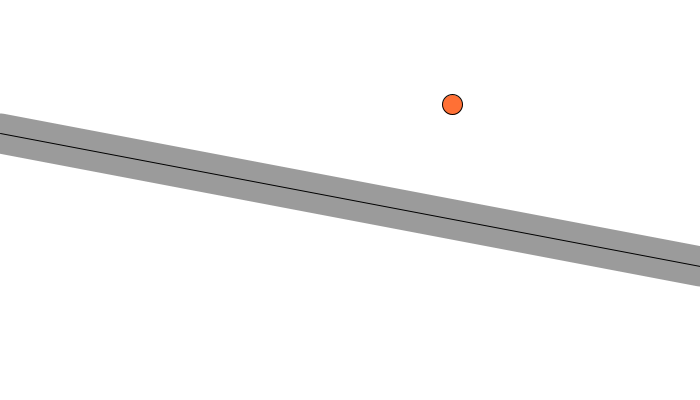
Frame 1 (no input)
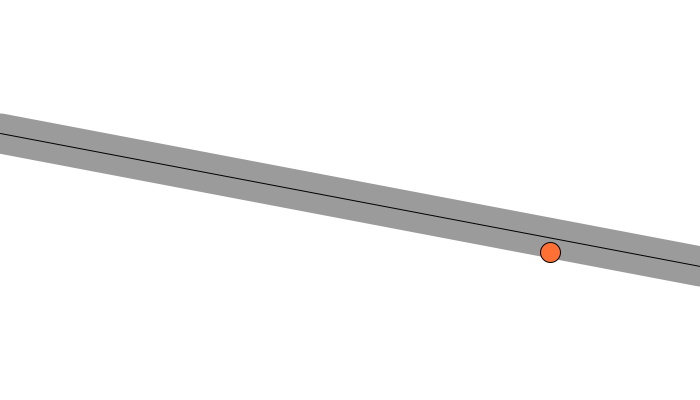
Frame 60 (the mouse pressed at the canvas centre just before this capture)
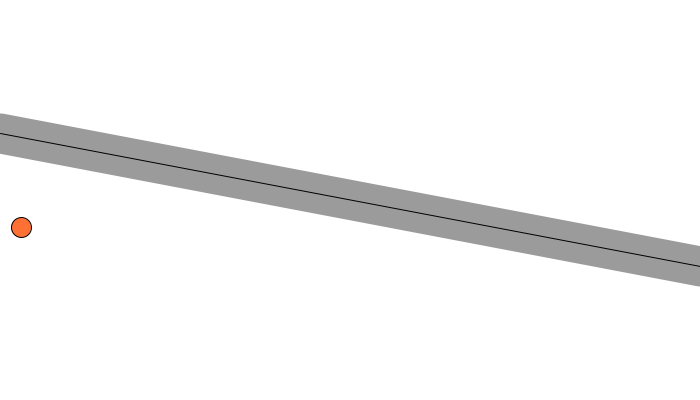
Frame 120 (the mouse held since frame 60 and released just before this capture)

The Processing sketch that drew these frames (run headless with seeded random() and noise(); from frame 60 on, the mouse is pressed at the canvas centre):

// Processing sketch: N06_path_follower
// ── N06_path_follower.pde
Path p;
Vehicle v;

void setup() {
  size(700, 400);
  smooth();

  p = new Path();
  v = new Vehicle();
}

void draw() {
  background(255);
  p.display();
  v.follow(p);
  v.update();
  v.checkEdges();
  v.display();
}

// ── Path.pde
class Path {
  PVector start, end;
  float radius;

  Path() {
    radius = 20;
    start = new PVector(0, height/3);
    end = new PVector(width, 2*height/3);
  }

  void display() {
    strokeWeight(radius*2);
    stroke(0,100);
    line(start.x, start.y, end.x, end.y);
    strokeWeight(1);
    stroke(0);
    line(start.x, start.y, end.x, end.y);
  }
}

// ── Vehicle.pde
class Vehicle {
  PVector location;
  PVector velocity;
  PVector acceleration;
  float topSpeed, maxForce;
  float mass;

  Vehicle() {
    location = new PVector(random(0, width), random(0, height));
    velocity = new PVector(0, 0);
    acceleration = new PVector(0, 0);
    topSpeed = 4;
    maxForce = 1;
    mass = 1;
  }

  void update() {
    velocity.add(acceleration);
    location.add(velocity);
    acceleration.mult(0);
  }

  void display() {
    fill(#FF7035);
    ellipse(location.x, location.y, 20, 20);
  }

  void applyForce(PVector force) {
    PVector f = PVector.div(force, mass);
    acceleration.add(f);
  }

  void seek(PVector target) {
    PVector desired = PVector.sub(target, location);
    desired.normalize();
    desired.mult(topSpeed);

    PVector steer = PVector.sub(desired, velocity);
    steer.limit(maxForce);
    applyForce(steer);
  }

  void arrive(PVector target) {
    PVector desired = PVector.sub(target,location);

    float d = desired.mag();
    desired.normalize();

    if (d < 100) {
      float m = map(d, 0, 100, 0, topSpeed);
      desired.mult(m);
      } else {
        desired.mult(topSpeed);
      }

      PVector steer = PVector.sub(desired, velocity);
      steer.limit(maxForce);
      applyForce(steer);
  }

  PVector getNormalPoint(PVector p, PVector a, PVector b) {
    PVector ap = PVector.sub(p, a);
    PVector ab = PVector.sub(b, a);
    ab.normalize();
    ab.mult(ap.dot(ab));
    PVector normalPoint = PVector.add(a, ab);
    return normalPoint;
  }

  void follow(Path p) {
    PVector predict = velocity.get();
    predict.normalize();
    predict.mult(25);
    PVector predictLoc = PVector.add(location, predict);

    PVector a = p.start;
    PVector b = p.end;
    PVector normalPoint = getNormalPoint(predictLoc, a, b);

    PVector dir = PVector.sub(b, a);
    dir.normalize();
    dir.mult(10);
    PVector target = PVector.add(normalPoint, dir);

    float distance = PVector.dist(normalPoint, predictLoc);
    if (distance > p.radius) {
      seek(target);
    }
  }

  void checkEdges() {
    if (location.x > width) {
      location.x = 0;
    } else if (location.x < 0) {
      location.x = width;
    }

    if (location.y > height) {
      location.y = 0;
    } else if (location.y < 0) {
      location.y = height;
    }
  }
}
